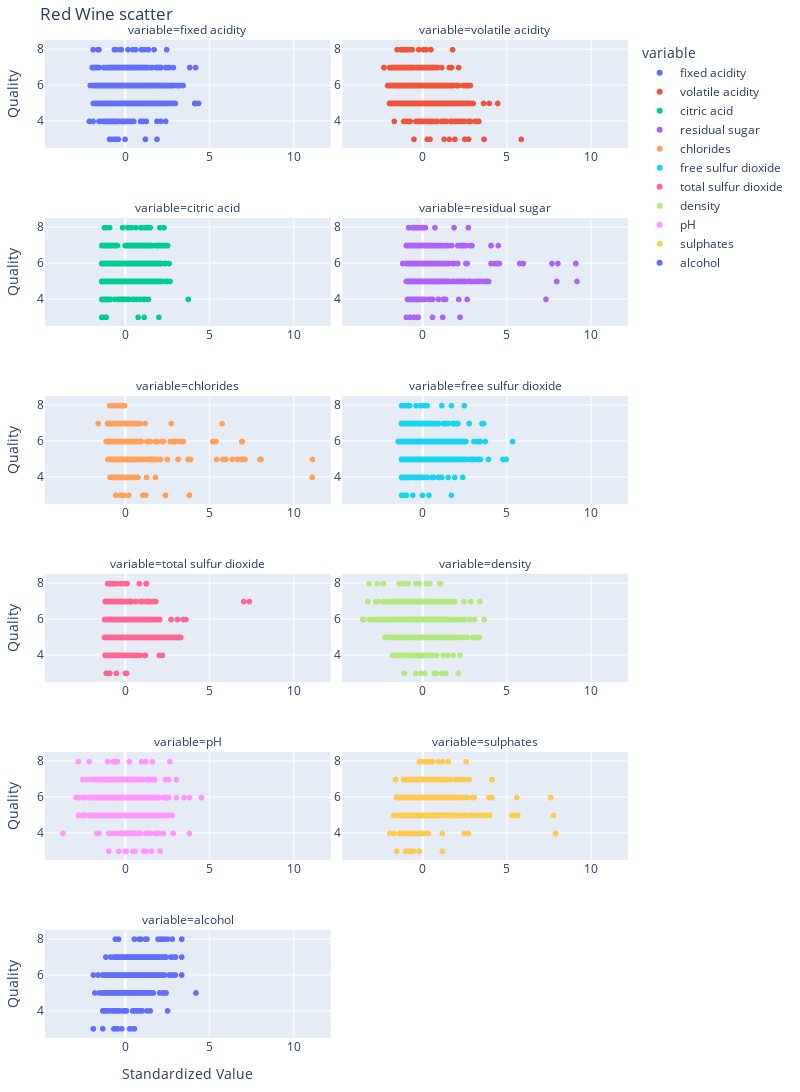

Notebook source saved alongside this figure:
### Code cell
import pandas as pd
import numpy as np
import plotly.express as px
from sklearn.model_selection import train_test_split
from sklearn.preprocessing import StandardScaler

# ファイルパス
red_wine_path = './WineQuality-RedWine.csv'

# データの読み込み
red_wine = pd.read_csv(red_wine_path)

# 特徴量とターゲットの分離
X = red_wine.drop('quality', axis=1)  # 品質を除いた全ての特徴量
y = red_wine['quality']  # 品質

# データの標準化
scaler = StandardScaler()
X_scaled = scaler.fit_transform(X)

# データフレームの作成
df = pd.DataFrame(X_scaled, columns=X.columns)
df['quality'] = y

# データの溶解
df_melted = pd.melt(df, value_vars=X.columns, id_vars=['quality'])

# 散布図の作成
fig = px.scatter(df_melted, x="value", y="quality", color="variable", facet_col="variable", facet_col_wrap=2, labels={"quality": "Quality", "value": "Standardized Value"})

# x軸の目盛りを全てのグラフで表示
for axis in fig.layout:
    if axis.startswith('xaxis') or axis.startswith('yaxis'):
        fig.layout[axis].showticklabels = True

# グラフ間の間隔を調整
fig.update_layout(
    margin=dict(l=40, r=40, t=40, b=40),
    grid={'rows': 3, 'columns': 3, 'pattern': 'independent'},
    height=1200,
    width=800,
    title='Red Wine scatter'
)

# グラフを表示

fig.show()

### Figure 1 — Plotly figure (JSON) as saved in the notebook; plotly's stock layout.template omitted (floating-point values rounded to 4 significant figures; data arrays with more than 128 entries replaced by an {"elided": "..."} marker saying what was removed)
{"data": [{"hovertemplate": "variable=fixed acidity<br>Standardized Value=%{x}<br>Quality=%{y}<extra></extra>", "legendgroup": "fixed acidity", "marker": {"color": "#636efa", "symbol": "circle"}, "mode": "markers", "name": "fixed acidity", "showlegend": true, "type": "scattergl", "x": {"elided": "1599 float values"}, "xaxis": "x11", "y": {"elided": "1599 int values"}, "yaxis": "y11"}, {"hovertemplate": "variable=volatile acidity<br>Standardized Value=%{x}<br>Quality=%{y}<extra></extra>", "legendgroup": "volatile acidity", "marker": {"color": "#EF553B", "symbol": "circle"}, "mode": "markers", "name": "volatile acidity", "showlegend": true, "type": "scattergl", "x": {"elided": "1599 float values"}, "xaxis": "x12", "y": {"elided": "1599 int values"}, "yaxis": "y12"}, {"hovertemplate": "variable=citric acid<br>Standardized Value=%{x}<br>Quality=%{y}<extra></extra>", "legendgroup": "citric acid", "marker": {"color": "#00cc96", "symbol": "circle"}, "mode": "markers", "name": "citric acid", "showlegend": true, "type": "scattergl", "x": {"elided": "1599 float values"}, "xaxis": "x9", "y": {"elided": "1599 int values"}, "yaxis": "y9"}, {"hovertemplate": "variable=residual sugar<br>Standardized Value=%{x}<br>Quality=%{y}<extra></extra>", "legendgroup": "residual sugar", "marker": {"color": "#ab63fa", "symbol": "circle"}, "mode": "markers", "name": "residual sugar", "showlegend": true, "type": "scattergl", "x": {"elided": "1599 float values"}, "xaxis": "x10", "y": {"elided": "1599 int values"}, "yaxis": "y10"}, {"hovertemplate": "variable=chlorides<br>Standardized Value=%{x}<br>Quality=%{y}<extra></extra>", "legendgroup": "chlorides", "marker": {"color": "#FFA15A", "symbol": "circle"}, "mode": "markers", "name": "chlorides", "showlegend": true, "type": "scattergl", "x": {"elided": "1599 float values"}, "xaxis": "x7", "y": {"elided": "1599 int values"}, "yaxis": "y7"}, {"hovertemplate": "variable=free sulfur dioxide<br>Standardized Value=%{x}<br>Quality=%{y}<extra></extra>", "legendgroup": "free sulfur dioxide", "marker": {"color": "#19d3f3", "symbol": "circle"}, "mode": "markers", "name": "free sulfur dioxide", "showlegend": true, "type": "scattergl", "x": {"elided": "1599 float values"}, "xaxis": "x8", "y": {"elided": "1599 int values"}, "yaxis": "y8"}, {"hovertemplate": "variable=total sulfur dioxide<br>Standardized Value=%{x}<br>Quality=%{y}<extra></extra>", "legendgroup": "total sulfur dioxide", "marker": {"color": "#FF6692", "symbol": "circle"}, "mode": "markers", "name": "total sulfur dioxide", "showlegend": true, "type": "scattergl", "x": {"elided": "1599 float values"}, "xaxis": "x5", "y": {"elided": "1599 int values"}, "yaxis": "y5"}, {"hovertemplate": "variable=density<br>Standardized Value=%{x}<br>Quality=%{y}<extra></extra>", "legendgroup": "density", "marker": {"color": "#B6E880", "symbol": "circle"}, "mode": "markers", "name": "density", "showlegend": true, "type": "scattergl", "x": {"elided": "1599 float values"}, "xaxis": "x6", "y": {"elided": "1599 int values"}, "yaxis": "y6"}, {"hovertemplate": "variable=pH<br>Standardized Value=%{x}<br>Quality=%{y}<extra></extra>", "legendgroup": "pH", "marker": {"color": "#FF97FF", "symbol": "circle"}, "mode": "markers", "name": "pH", "showlegend": true, "type": "scattergl", "x": {"elided": "1599 float values"}, "xaxis": "x3", "y": {"elided": "1599 int values"}, "yaxis": "y3"}, {"hovertemplate": "variable=sulphates<br>Standardized Value=%{x}<br>Quality=%{y}<extra></extra>", "legendgroup": "sulphates", "marker": {"color": "#FECB52", "symbol": "circle"}, "mode": "markers", "name": "sulphates", "showlegend": true, "type": "scattergl", "x": {"elided": "1599 float values"}, "xaxis": "x4", "y": {"elided": "1599 int values"}, "yaxis": "y4"}, {"hovertemplate": "variable=alcohol<br>Standardized Value=%{x}<br>Quality=%{y}<extra></extra>", "legendgroup": "alcohol", "marker": {"color": "#636efa", "symbol": "circle"}, "mode": "markers", "name": "alcohol", "showlegend": true, "type": "scattergl", "x": {"elided": "1599 float values"}, "xaxis": "x", "y": {"elided": "1599 int values"}, "yaxis": "y"}], "layout": {"annotations": [{"font": {}, "showarrow": false, "text": "variable=alcohol", "x": 0.245, "xanchor": "center", "xref": "paper", "y": 0.1083, "yanchor": "bottom", "yref": "paper"}, {"font": {}, "showarrow": false, "text": "variable=pH", "x": 0.245, "xanchor": "center", "xref": "paper", "y": 0.2867, "yanchor": "bottom", "yref": "paper"}, {"font": {}, "showarrow": false, "text": "variable=sulphates", "x": 0.755, "xanchor": "center", "xref": "paper", "y": 0.2867, "yanchor": "bottom", "yref": "paper"}, {"font": {}, "showarrow": false, "text": "variable=total sulfur dioxide", "x": 0.245, "xanchor": "center", "xref": "paper", "y": 0.465, "yanchor": "bottom", "yref": "paper"}, {"font": {}, "showarrow": false, "text": "variable=density", "x": 0.755, "xanchor": "center", "xref": "paper", "y": 0.465, "yanchor": "bottom", "yref": "paper"}, {"font": {}, "showarrow": false, "text": "variable=chlorides", "x": 0.245, "xanchor": "center", "xref": "paper", "y": 0.6433, "yanchor": "bottom", "yref": "paper"}, {"font": {}, "showarrow": false, "text": "variable=free sulfur dioxide", "x": 0.755, "xanchor": "center", "xref": "paper", "y": 0.6433, "yanchor": "bottom", "yref": "paper"}, {"font": {}, "showarrow": false, "text": "variable=citric acid", "x": 0.245, "xanchor": "center", "xref": "paper", "y": 0.8217, "yanchor": "bottom", "yref": "paper"}, {"font": {}, "showarrow": false, "text": "variable=residual sugar", "x": 0.755, "xanchor": "center", "xref": "paper", "y": 0.8217, "yanchor": "bottom", "yref": "paper"}, {"font": {}, "showarrow": false, "text": "variable=fixed acidity", "x": 0.245, "xanchor": "center", "xref": "paper", "y": 1.0, "yanchor": "bottom", "yref": "paper"}, {"font": {}, "showarrow": false, "text": "variable=volatile acidity", "x": 0.755, "xanchor": "center", "xref": "paper", "y": 1.0, "yanchor": "bottom", "yref": "paper"}], "grid": {"columns": 3, "pattern": "independent", "rows": 3}, "height": 1200, "legend": {"title": {"text": "variable"}, "tracegroupgap": 0}, "margin": {"b": 40, "l": 40, "r": 40, "t": 40}, "title": {"text": "Red Wine scatter"}, "width": 800, "xaxis": {"anchor": "y", "domain": [0, 0.49], "showticklabels": true, "title": {"text": "Standardized Value"}}, "xaxis10": {"anchor": "y10", "domain": [0.51, 1], "matches": "x", "showticklabels": true}, "xaxis11": {"anchor": "y11", "domain": [0, 0.49], "matches": "x", "showticklabels": true}, "xaxis12": {"anchor": "y12", "domain": [0.51, 1], "matches": "x", "showticklabels": true}, "xaxis2": {"anchor": "y2", "domain": [0.51, 1], "matches": "x", "showticklabels": true, "title": {"text": "Standardized Value"}}, "xaxis3": {"anchor": "y3", "domain": [0, 0.49], "matches": "x", "showticklabels": true}, "xaxis4": {"anchor": "y4", "domain": [0.51, 1], "matches": "x", "showticklabels": true}, "xaxis5": {"anchor": "y5", "domain": [0, 0.49], "matches": "x", "showticklabels": true}, "xaxis6": {"anchor": "y6", "domain": [0.51, 1], "matches": "x", "showticklabels": true}, "xaxis7": {"anchor": "y7", "domain": [0, 0.49], "matches": "x", "showticklabels": true}, "xaxis8": {"anchor": "y8", "domain": [0.51, 1], "matches": "x", "showticklabels": true}, "xaxis9": {"anchor": "y9", "domain": [0, 0.49], "matches": "x", "showticklabels": true}, "yaxis": {"anchor": "x", "domain": [0, 0.1083], "showticklabels": true, "title": {"text": "Quality"}}, "yaxis10": {"anchor": "x10", "domain": [0.7133, 0.8217], "matches": "y", "showticklabels": true}, "yaxis11": {"anchor": "x11", "domain": [0.8917, 1.0], "matches": "y", "showticklabels": true, "title": {"text": "Quality"}}, "yaxis12": {"anchor": "x12", "domain": [0.8917, 1.0], "matches": "y", "showticklabels": true}, "yaxis2": {"anchor": "x2", "domain": [0, 0.1083], "matches": "y", "showticklabels": true}, "yaxis3": {"anchor": "x3", "domain": [0.1783, 0.2867], "matches": "y", "showticklabels": true, "title": {"text": "Quality"}}, "yaxis4": {"anchor": "x4", "domain": [0.1783, 0.2867], "matches": "y", "showticklabels": true}, "yaxis5": {"anchor": "x5", "domain": [0.3567, 0.465], "matches": "y", "showticklabels": true, "title": {"text": "Quality"}}, "yaxis6": {"anchor": "x6", "domain": [0.3567, 0.465], "matches": "y", "showticklabels": true}, "yaxis7": {"anchor": "x7", "domain": [0.535, 0.6433], "matches": "y", "showticklabels": true, "title": {"text": "Quality"}}, "yaxis8": {"anchor": "x8", "domain": [0.535, 0.6433], "matches": "y", "showticklabels": true}, "yaxis9": {"anchor": "x9", "domain": [0.7133, 0.8217], "matches": "y", "showticklabels": true, "title": {"text": "Quality"}}}}
